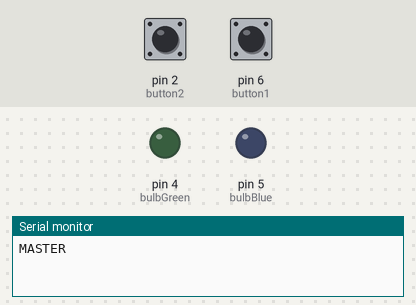
Bench run of a sketch on a simulated Arduino Uno, built with avr-gcc and run on an emulated ATmega328P. Parts: output pins drawn as LEDs (lit = HIGH), the last lines printed to the serial monitor. Dashed ring = blinking. The test bench sets the inputs (shaded band); at power-on: pin 2 (button2) HIGH, pin 6 (button1) HIGH. No radio packets arrive unless stated.

Above: at 1.2 s.
1.3 s: pin 2 (button2) pulled LOW for 0.15 s
At 2.1 s:
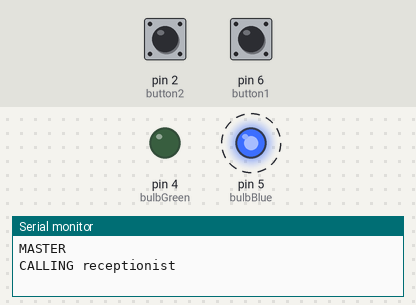
4.4 s: pin 6 (button1) pulled LOW for 0.15 s
At 5.1 s:
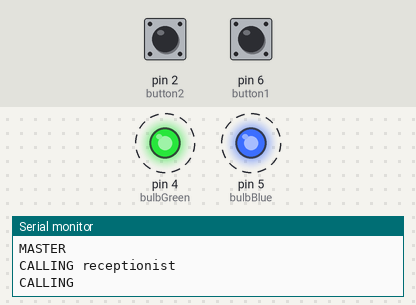
Timing chart, 0 to 13.5 s (numbered marks = the images above; inputs shaded):
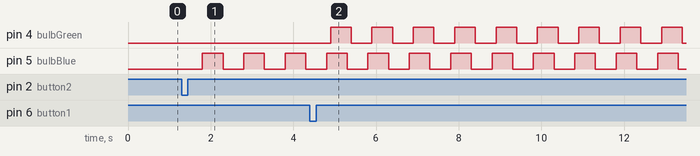

The sketch:

master.ino
```cpp
#include <SPI.h>
#include <RF24.h>
#include <RF24Network.h>

RF24 radio(7, 8);
RF24Network network(radio);

const uint16_t office_node = 01;
const uint16_t master_node = 00;
const uint16_t reception_node = 02;

const unsigned long debounce_delay = 200;

unsigned long last_action_time_red = 0, last_action_time_green = 0, last_action_time_blue = 0;
unsigned long last_button_pressed = 0;
unsigned long packets_sent = 0;

int bulbGreen = 4;
int bulbBlue = 5;
int bulbRed = 7;
int button1 = 6;
int button2 = 2;

bool greenBlink = false;
bool redBlink = false;
bool blueBlink = false;
bool ONgreen = false;
bool ONred = false;
bool ONblue = false;

struct payload_t {
  unsigned long ms;
  unsigned long counter;
};

void setup() {
  Serial.begin(9600);
  while (!Serial) {}

  Serial.println(F("MASTER"));

  if (!radio.begin()) {
    Serial.println(F("Radio hardware not responding!"));
    while (1) {}
  }

  radio.setChannel(90);
  network.begin(master_node);

  pinMode(bulbGreen, OUTPUT);
  pinMode(bulbBlue, OUTPUT);
  pinMode(bulbRed, OUTPUT);
  pinMode(button1, INPUT_PULLUP);
  pinMode(button2, INPUT_PULLUP);
}

void loop() {
  network.update();

  // Green LED Blink Logic
  if (greenBlink) {
    if ((millis() - last_action_time_green) > 500 && !ONgreen) {
      digitalWrite(bulbGreen, HIGH);
      ONgreen = true;
    }
    if ((millis() - last_action_time_green) > 1000 && ONgreen) {
      digitalWrite(bulbGreen, LOW);
      ONgreen = false;
      last_action_time_green = millis();
    }
  }

  // Red LED Blink Logic
  if (redBlink) {
    if ((millis() - last_action_time_red) > 500 && !ONred) {
      digitalWrite(bulbRed, HIGH);
      ONred = true;
    }
    if ((millis() - last_action_time_red) > 1000 && ONred) {
      digitalWrite(bulbRed, LOW);
      ONred = false;
      last_action_time_red = millis();
    }
  }

  // Blue LED Blink Logic
  if (blueBlink) {
    if ((millis() - last_action_time_blue) > 500 && !ONblue) {
      digitalWrite(bulbBlue, HIGH);
      ONblue = true;
    }
    if ((millis() - last_action_time_blue) > 1000 && ONblue) {
      digitalWrite(bulbBlue, LOW);
      ONblue = false;
      last_action_time_blue = millis();
    }
  }

  // calling office
  if (digitalRead(button1) == LOW && (millis() - last_button_pressed > debounce_delay )) {
    last_button_pressed = millis();
    payload_t payload = { millis(), packets_sent++ };
    RF24NetworkHeader header(office_node);
    bool success = network.write(header, &payload, sizeof(payload));
    if (success) {
      Serial.println(F("CALLING"));
      greenBlink = true;
    } else {
      redBlink = true;
    }
  }

  // Receive
 while (network.available()) {
    RF24NetworkHeader header;
    payload_t payload;
    if (network.read(header, &payload, sizeof(payload))) {
      if (header.from_node == office_node) {
        Serial.println("Office acknowledged the call");
        greenBlink = false;
      } else if (header.from_node == reception_node) {
        Serial.println("Reception acknowledged the call");
        blueBlink = false;
      }
    }
  }

// calling receptionist
  if (digitalRead(button2) == LOW && (millis() - last_button_pressed > debounce_delay)) {
    last_button_pressed = millis();
    payload_t payload = { millis(), packets_sent++ };
    RF24NetworkHeader header(reception_node);
    bool success = network.write(header, &payload, sizeof(payload));
    if (success) {
      Serial.println(F("CALLING receptionist"));
      blueBlink = true;
    } else {
      redBlink = true;
    }
  }
}
```

Measured:
- after the input at 1.3 s, pin 5 (bulbBlue): alternates HIGH for 0.50 s and LOW for 0.50 s, starting after 0.50 s
- after the input at 4.4 s, pin 4 (bulbGreen): alternates HIGH for 0.50 s and LOW for 0.50 s, starting after 0.50 s
